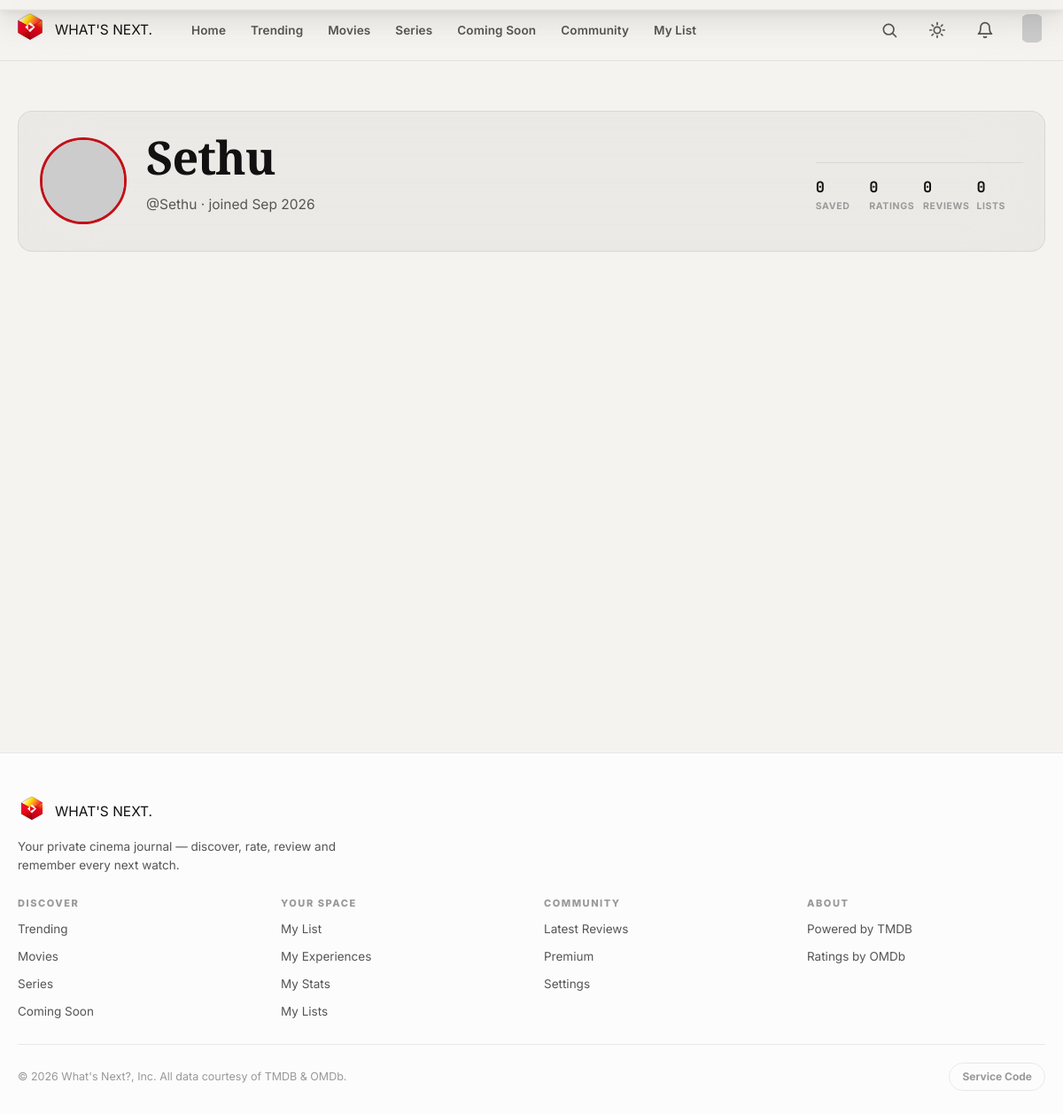
Screenshot of /user/Sethu (signed in) with the database file from the repository.
### models.py (models this page shows, shortened)
class User(UserMixin, db.Model):
    __tablename__ = "users"
    id = db.Column(db.Integer, primary_key=True)
    username = db.Column(db.String(50), unique=True, nullable=False, index=True)
    email = db.Column(db.String(120), unique=True, nullable=False, index=True)
    password_hash = db.Column(db.String(255), nullable=False)
    display_name = db.Column(db.String(60), nullable=True)
    bio = db.Column(db.String(500), nullable=True)
    theme = db.Column(db.String(10), nullable=False, default="auto")  # auto|dark|light
    created_at = db.Column(db.DateTime, default=datetime.utcnow, nullable=False)
    ratings = db.relationship(
        "UserRating", backref="user", lazy="dynamic", cascade="all, delete-orphan"
    )
    watchlist_items = db.relationship(
        "WatchlistItem", backref="user", lazy="dynamic", cascade="all, delete-orphan"
    )
    reviews = db.relationship(
        "MovieReview", backref="user", lazy="dynamic", cascade="all, delete-orphan"
    )
    premium_membership = db.relationship(
        "PremiumMembership", backref="user", uselist=False,
        cascade="all, delete-orphan"
    )
    preference = db.relationship(
        "UserPreference", backref="user", uselist=False, cascade="all, delete-orphan"
    )
    notifications = db.relationship(
        "Notification", backref="user", lazy="dynamic", cascade="all, delete-orphan"
    )
    lists = db.relationship(
        "CustomList", backref="user", lazy="dynamic", cascade="all, delete-orphan"
    )
    @property
    def is_premium(self):
        return bool(self.premium_membership and self.premium_membership.active)
    @property
    def avatar_url(self):
        email_hash = (self.email or "").strip().lower()
        if not email_hash:
            return "/static/images/avatar-default.svg"
        import hashlib
        digest = hashlib.md5(email_hash.encode("utf-8")).hexdigest()
        return f"https://www.gravatar.com/avatar/{digest}?s=160&d=identicon"
    def to_public_dict(self):
        return {
            "username": self.username,
            "display_name": self.display_name or self.username,
            "bio": self.bio,
            "avatar_url": self.avatar_url,
            "created_at": self.created_at,
        }

### app.py (the view, shortened to what this page needs)
@app.route("/user/<username>")
def user_public(username):
    user = User.query.filter_by(username=username).first()
    if not user:
        return render_template("errors/404.html"), 404
    reviews = MovieReview.query.filter_by(user_id=user.id).order_by(
        MovieReview.updated_at.desc()
    ).limit(12).all()
    review_items = []
    lists = CustomList.query.filter_by(user_id=user.id, is_public=True).all()
    list_payloads = []
    watch_count = WatchlistItem.query.filter_by(user_id=user.id).count()
    rating_count = UserRating.query.filter_by(user_id=user.id).count()
    return render_template(
        "user_public.html",
        **base_context(
            profile_user=user.to_public_dict(),
            review_items=review_items,
            lists=list_payloads,
            stats={"watchlist": watch_count, "ratings": rating_count},
        )
    )

### app.py (called while the page is built)
@login_manager.user_loader
def load_user(user_id):
    return db.session.get(User, int(user_id))

@app.context_processor
def inject_globals():
    endpoint = request.endpoint or ""
    return {
        "current_year": datetime.now().year,
        "app_name": "What's Next?",
        "user_is_premium": current_user.is_authenticated and current_user.is_premium,
        "active_nav": _NAV_MAP.get(endpoint, ""),
        "media_type_filter": request.args.get("media_type", "movie") if request.args.get("media_type") in ("movie", "tv") else "all",
    }

def _build_genre_options():
    options = []
    seen = set()
    for gid, name in genre_maps["movie"].items():
        if name not in seen:
            options.append({"id": gid, "name": name})
            seen.add(name)
    for gid, name in genre_maps["tv"].items():
        if name not in seen:
            options.append({"id": gid, "name": name})
            seen.add(name)
    options.sort(key=lambda g: g["name"].lower())
    return options

def base_context(**overrides):
    context = {
        "years": YEARS,
        "years_range": range(1900, CURRENT_YEAR + 2),
        "genres": sorted(genre_name_lookup.keys()),
        "genre_options": _build_genre_options(),
        "languages": LANGUAGE_ROWS,
        "lang_lookup": LANG_LOOKUP,
        "selected": {"q": "", "year": "", "genre": "", "language": "", "media_type": "", "sort_by": "popularity"},
        "rows": [],
        "personalized_rows": [],
        "hero_titles": [],
        "recommendations": None,
        "source_movie": None,
        "explore_results": None,
        "explore_label": None,
        "page_obj": None,
    }
    context.update(overrides)
    return context

@app.template_filter("smartdate")
def smartdate(value, fmt="%b %d, %Y"):
    if not value:
        return ""
    return value.strftime(fmt)

### templates/user_public.html (shortened to what this page needs)
{% extends "base.html" %}
{% block content %}
<div class="page-shell page-shell--top">
  <section class="profile-hero glass-panel">
    <img class="profile-hero__avatar" src="{{ profile_user.avatar_url }}" alt="" width="128" height="128">
    <div class="profile-hero__info">
      <h1 class="page-title">{{ profile_user.display_name }}</h1>
      <p class="muted">@{{ profile_user.username }} · joined {{ profile_user.created_at | smartdate('%b %Y') }}</p>
    </div>
    <div class="profile-side__stats">
      <div><strong>{{ stats.watchlist }}</strong><span>Saved</span></div>
      <div><strong>{{ stats.ratings }}</strong><span>Ratings</span></div>
      <div><strong>{{ review_items | length }}</strong><span>Reviews</span></div>
      <div><strong>{{ lists | length }}</strong><span>Lists</span></div>
    </div>
  </section>
</div>
{% endblock %}

### static/css/themes.css (style rules this page uses)
:root { --font-display: "Playfair Display", Georgia, serif; --font-heading: "Bebas Neue", "Inter", system-ui, -apple-system, sans-serif; --font-body: "Inter", system-ui, -apple-system, "Segoe UI", sans-serif; --font-mono: "JetBrains Mono", "SFMono-Regular", Consolas, monospace; --text-hero: clamp(2.5rem, 5.2vw, 4.6rem); --text-h1: clamp(1.85rem, 3.2vw, 2.75rem); --text-h2: clamp(1.35rem, 2.2vw, 1.85rem); --text-h3: clamp(1.1rem, 1.5vw, 1.35rem); --text-body: clamp(0.92rem, 1vw, 1.05rem); --text-caption: clamp(0.75rem, 0.85vw, 0.88rem); --r-xs: 6px; --r-sm: 10px; --r-md: 16px; --r-lg: 22px; --r-xl: 30px; --ease: cubic-bezier(0.22, 1, 0.36, 1); --ease-spring: cubic-bezier(0.34, 1.56, 0.64, 1); --dur: 400ms; --maxw: 1480px; --nav-h: 68px; --card-w: 176px; --card-w-wide: 200px; }
html[data-theme="light"] { color-scheme: light; --bg-0: #f5f3f0; --bg-1: #ffffff; --bg-2: #fafafa; --bg-3: #ecebe7; --surface: rgba(0, 0, 0, 0.04); --surface-2: rgba(0, 0, 0, 0.07); --surface-strong: #ffffff; --surface-glass: rgba(255, 255, 255, 0.75); --card-bg: rgba(255, 255, 255, 0.88); --border: rgba(0, 0, 0, 0.08); --border-strong: rgba(0, 0, 0, 0.16); --text: #111111; --text-dim: #555555; --text-faint: #999999; --accent: #c11119; --accent-strong: #a80f16; --accent-soft: rgba(193, 17, 25, 0.1); --accent-ink: #ffffff; --accent-gold: #b8922e; --accent-gold-soft: rgba(184, 146, 46, 0.14); --accent-cyan: #0099cc; --accent-cyan-soft: rgba(0, 153, 204, 0.1); --good: #1a9e5c; --good-soft: rgba(26, 158, 92, 0.12); --warn: #b8922e; --warn-soft: rgba(184, 146, 46, 0.12); --bad: #c71b4e; --bad-soft: rgba(199, 27, 78, 0.12); --shadow-1: 0 4px 18px rgba(0, 0, 0, 0.08); --shadow-2: 0 14px 32px rgba(0, 0, 0, 0.1), 0 4px 8px rgba(0, 0, 0, 0.05); --shadow-3: 0 26px 60px rgba(0, 0, 0, 0.14); --shadow-card-hover: 0 20px 40px -12px rgba(0, 0, 0, 0.18), 0 0 18px rgba(193, 17, 25, 0.1); --glow-accent: 0 0 20px rgba(193, 17, 25, 0.18); --glow-gold: 0 0 20px rgba(184, 146, 46, 0.2); --glow-cyan: 0 0 18px rgba(0, 153, 204, 0.16); --glass-blur: 40px; --toast-bg: rgba(255, 255, 255, 0.98); --code-bg: #0a0a0a; --card-hover-bg: rgba(255, 255, 255, 0.9); }
html { font-size: 100%; scroll-behavior: smooth; }
body, button, input, select, textarea { font-family: var(--font-body); }
body { margin: 0; background: var(--bg-0); color: var(--text); line-height: 1.55; font-size: 15.5px; -webkit-font-smoothing: antialiased; text-rendering: optimizeLegibility; transition: background-color var(--dur) var(--ease), color var(--dur) var(--ease); }
img { max-width: 100%; display: block; }
h1, h2, h3, h4 { margin: 0; font-weight: 700; letter-spacing: -0.01em; line-height: 1.15; }
.muted { color: var(--text-dim); }
.glass-panel { background: var(--surface); border: 1px solid var(--border); border-radius: var(--r-md); backdrop-filter: blur(var(--glass-blur)); -webkit-backdrop-filter: blur(var(--glass-blur)); transition: background var(--dur) var(--ease), border-color var(--dur) var(--ease), box-shadow var(--dur) var(--ease); }
.page-shell { width: min(calc(100% - 40px), var(--maxw)); margin: 0 auto; }
.page-shell--top { padding-top: 56px; padding-bottom: 48px; }
.page-title { font-family: var(--font-display); font-weight: 800; font-size: clamp(30px, 4.4vw, 52px); letter-spacing: -0.02em; line-height: 1.03; }

### static/css/style.css (style rules this page uses)
.profile-side__stats { display: grid; grid-template-columns: repeat(4, 1fr); gap: 8px; margin-top: 16px; border-top: 1px solid var(--border); padding-top: 14px; }
.profile-side__stats div { display: flex; flex-direction: column; }
.profile-side__stats strong { font-family: var(--font-mono); font-size: 17px; }
.profile-side__stats span { font-size: 10.5px; text-transform: uppercase; letter-spacing: 0.06em; color: var(--text-faint); font-weight: 700; }
.profile-hero { display: flex; align-items: center; gap: 22px; padding: 24px; margin-bottom: 18px; flex-wrap: wrap; }
.profile-hero__avatar { width: 92px; height: 92px; border-radius: 50%; object-fit: cover; border: 3px solid var(--accent); }
.profile-hero__info { flex: 1; min-width: 220px; }

### static/css/3d-effects.css (style rules this page uses)
:root { --holo: rgba(0, 212, 255, 0.09); --neon-glow: 0 0 15px var(--accent); }
html[data-theme="light"] { --holo: rgba(0, 153, 204, 0.06); }

### rows the page displays
User: display_name "Sethu", username "Sethu", created_at|smartdate "Sep 2026"

### other values shown
{{ stats.watchlist }} "0"
{{ stats.ratings }} "0"
{{ review_items | length }} "0"
{{ lists | length }} "0"
{{ app_name }} "What's Next?"
